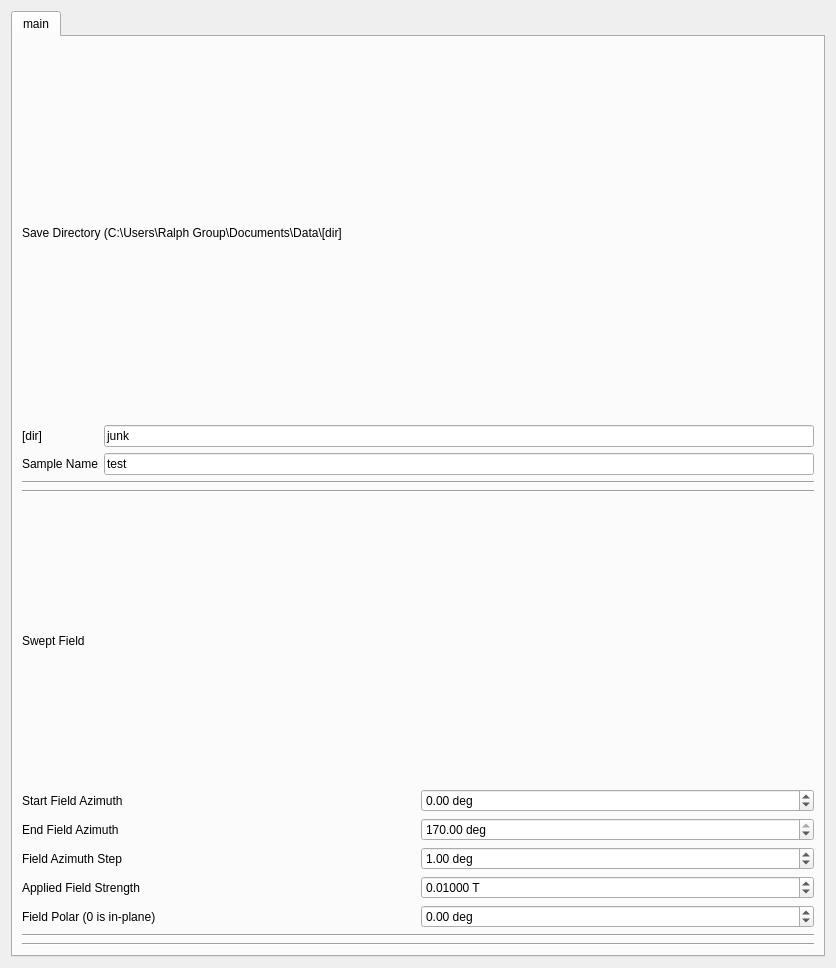
<?xml version="1.0" encoding="UTF-8"?>
<ui version="4.0">
 <class>Form</class>
 <widget class="QWidget" name="Form">
  <property name="geometry">
   <rect>
    <x>0</x>
    <y>0</y>
    <width>836</width>
    <height>968</height>
   </rect>
  </property>
  <property name="windowTitle">
   <string>Form</string>
  </property>
  <layout class="QVBoxLayout" name="verticalLayout">
   <item>
    <widget class="QTabWidget" name="tabWidget">
     <property name="toolTip">
      <string>&lt;html&gt;&lt;head/&gt;&lt;body&gt;&lt;p&gt;Field Parameters&lt;/p&gt;&lt;/body&gt;&lt;/html&gt;</string>
     </property>
     <property name="currentIndex">
      <number>0</number>
     </property>
     <widget class="QWidget" name="tab">
      <attribute name="title">
       <string>main</string>
      </attribute>
      <layout class="QVBoxLayout" name="verticalLayout_10">
       <item>
        <layout class="QGridLayout" name="save_params">
         <item row="4" column="0">
          <widget class="QLabel" name="label_12">
           <property name="enabled">
            <bool>true</bool>
           </property>
           <property name="text">
            <string>Sample Name</string>
           </property>
          </widget>
         </item>
         <item row="4" column="1">
          <widget class="QLineEdit" name="sample_name">
           <property name="text">
            <string>test</string>
           </property>
           <property name="placeholderText">
            <string>test</string>
           </property>
          </widget>
         </item>
         <item row="0" column="0" colspan="2">
          <widget class="QLabel" name="label_8">
           <property name="text">
            <string>Save Directory (C:\Users\Ralph Group\Documents\Data\[dir]</string>
           </property>
           <property name="wordWrap">
            <bool>true</bool>
           </property>
          </widget>
         </item>
         <item row="3" column="0">
          <widget class="QLabel" name="label_22">
           <property name="text">
            <string>[dir]</string>
           </property>
          </widget>
         </item>
         <item row="3" column="1">
          <widget class="QLineEdit" name="save_dir">
           <property name="text">
            <string>junk</string>
           </property>
          </widget>
         </item>
        </layout>
       </item>
       <item>
        <widget class="Line" name="line_3">
         <property name="orientation">
          <enum>Qt::Horizontal</enum>
         </property>
        </widget>
       </item>
       <item>
        <widget class="Line" name="line_2">
         <property name="orientation">
          <enum>Qt::Horizontal</enum>
         </property>
        </widget>
       </item>
       <item>
        <layout class="QGridLayout" name="gridLayout_2">
         <item row="4" column="0">
          <widget class="QLabel" name="label_31">
           <property name="text">
            <string>Applied Field Strength</string>
           </property>
          </widget>
         </item>
         <item row="0" column="0" colspan="2">
          <widget class="QLabel" name="label_11">
           <property name="text">
            <string>Swept Field </string>
           </property>
          </widget>
         </item>
         <item row="2" column="0">
          <widget class="QLabel" name="label_10">
           <property name="text">
            <string>End Field Azimuth</string>
           </property>
          </widget>
         </item>
         <item row="1" column="1">
          <widget class="QDoubleSpinBox" name="field_azimuth_start">
           <property name="suffix">
            <string> deg</string>
           </property>
           <property name="minimum">
            <double>-170.000000000000000</double>
           </property>
           <property name="maximum">
            <double>170.000000000000000</double>
           </property>
          </widget>
         </item>
         <item row="2" column="1">
          <widget class="QDoubleSpinBox" name="field_azimuth_end">
           <property name="suffix">
            <string> deg</string>
           </property>
           <property name="decimals">
            <number>2</number>
           </property>
           <property name="minimum">
            <double>-170.000000000000000</double>
           </property>
           <property name="maximum">
            <double>170.000000000000000</double>
           </property>
           <property name="singleStep">
            <double>0.001000000000000</double>
           </property>
           <property name="value">
            <double>170.000000000000000</double>
           </property>
          </widget>
         </item>
         <item row="5" column="1">
          <widget class="QDoubleSpinBox" name="field_polar">
           <property name="suffix">
            <string> deg</string>
           </property>
           <property name="minimum">
            <double>-180.000000000000000</double>
           </property>
           <property name="maximum">
            <double>180.000000000000000</double>
           </property>
          </widget>
         </item>
         <item row="4" column="1">
          <widget class="QDoubleSpinBox" name="applied_field">
           <property name="suffix">
            <string> T</string>
           </property>
           <property name="decimals">
            <number>5</number>
           </property>
           <property name="minimum">
            <double>-0.280000000000000</double>
           </property>
           <property name="maximum">
            <double>0.280000000000000</double>
           </property>
           <property name="value">
            <double>0.010000000000000</double>
           </property>
          </widget>
         </item>
         <item row="5" column="0">
          <widget class="QLabel" name="label_32">
           <property name="text">
            <string>Field Polar (0 is in-plane)</string>
           </property>
          </widget>
         </item>
         <item row="1" column="0">
          <widget class="QLabel" name="label_21">
           <property name="text">
            <string>Start Field Azimuth</string>
           </property>
          </widget>
         </item>
         <item row="3" column="0">
          <widget class="QLabel" name="label_33">
           <property name="text">
            <string>Field Azimuth Step</string>
           </property>
          </widget>
         </item>
         <item row="3" column="1">
          <widget class="QDoubleSpinBox" name="field_azimuth_step">
           <property name="suffix">
            <string> deg</string>
           </property>
           <property name="minimum">
            <double>-170.000000000000000</double>
           </property>
           <property name="maximum">
            <double>170.000000000000000</double>
           </property>
           <property name="value">
            <double>1.000000000000000</double>
           </property>
          </widget>
         </item>
        </layout>
       </item>
       <item>
        <widget class="Line" name="line">
         <property name="orientation">
          <enum>Qt::Horizontal</enum>
         </property>
        </widget>
       </item>
       <item>
        <widget class="Line" name="line_5">
         <property name="orientation">
          <enum>Qt::Horizontal</enum>
         </property>
        </widget>
       </item>
      </layout>
     </widget>
    </widget>
   </item>
  </layout>
 </widget>
 <resources/>
 <connections/>
</ui>
